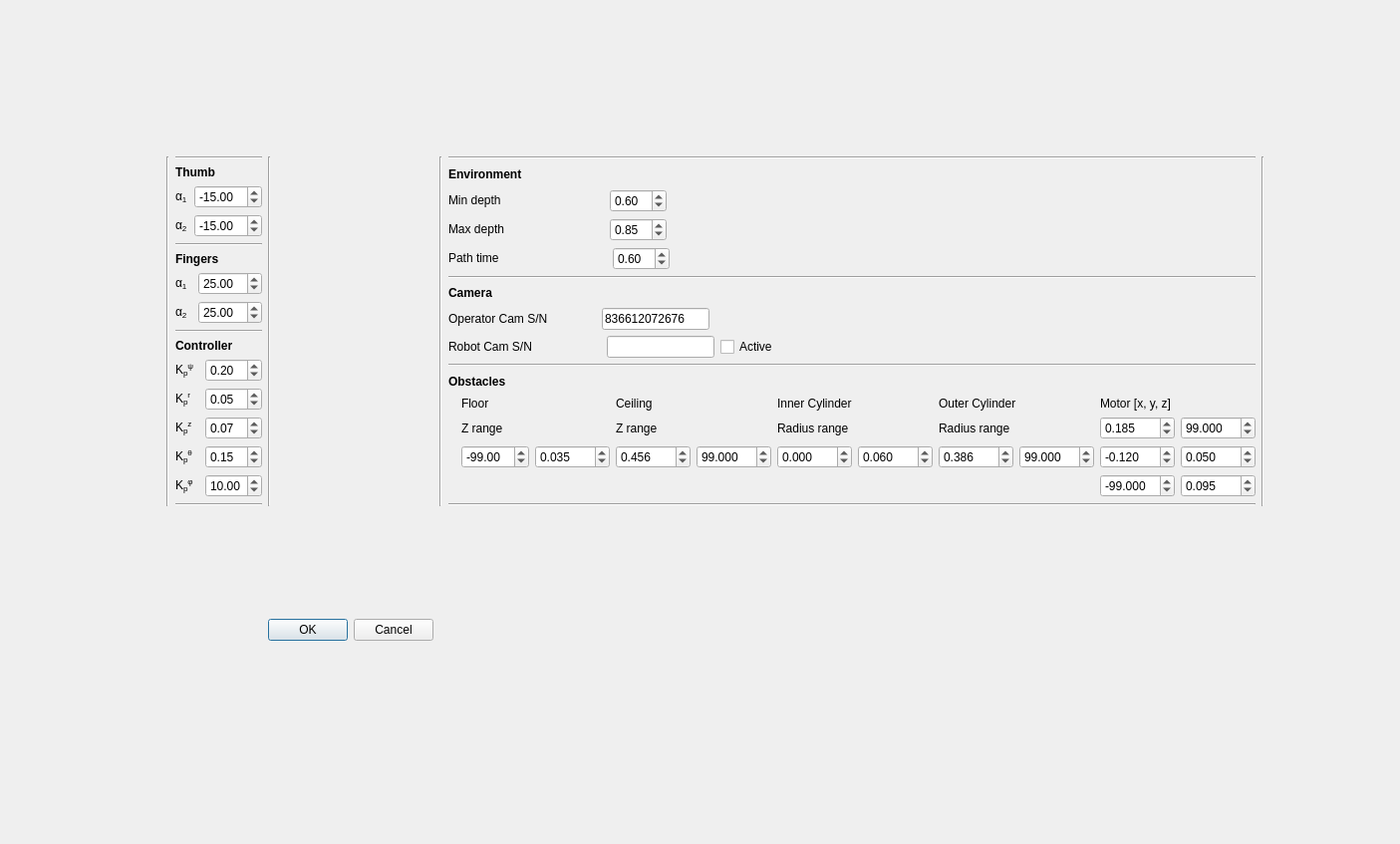
<?xml version="1.0" encoding="UTF-8"?>
<ui version="4.0">
 <class>Dialog</class>
 <widget class="QDialog" name="Dialog">
  <property name="geometry">
   <rect>
    <x>0</x>
    <y>0</y>
    <width>1405</width>
    <height>847</height>
   </rect>
  </property>
  <property name="windowTitle">
   <string>Dialog</string>
  </property>
  <property name="autoFillBackground">
   <bool>false</bool>
  </property>
  <widget class="QWidget" name="gridLayoutWidget">
   <property name="geometry">
    <rect>
     <x>10</x>
     <y>50</y>
     <width>1416</width>
     <height>700</height>
    </rect>
   </property>
   <layout class="QGridLayout" name="gridLayout">
    <item row="10" column="3">
     <widget class="QDialogButtonBox" name="buttonBox">
      <property name="orientation">
       <enum>Qt::Horizontal</enum>
      </property>
      <property name="standardButtons">
       <set>QDialogButtonBox::Cancel|QDialogButtonBox::Ok</set>
      </property>
     </widget>
    </item>
    <item row="8" column="5">
     <layout class="QVBoxLayout" name="verticalLayout">
      <item>
       <widget class="Line" name="line_8">
        <property name="orientation">
         <enum>Qt::Horizontal</enum>
        </property>
       </widget>
      </item>
      <item>
       <widget class="QLabel" name="label_13">
        <property name="text">
         <string>&lt;html&gt;&lt;head/&gt;&lt;body&gt;&lt;p&gt;&lt;span style=&quot; font-weight:600;&quot;&gt;Environment&lt;/span&gt;&lt;/p&gt;&lt;/body&gt;&lt;/html&gt;</string>
        </property>
       </widget>
      </item>
      <item>
       <layout class="QHBoxLayout" name="horizontalLayout_11">
        <item>
         <widget class="QLabel" name="label_14">
          <property name="text">
           <string>&lt;html&gt;&lt;head/&gt;&lt;body&gt;&lt;p&gt;Min depth&lt;/p&gt;&lt;/body&gt;&lt;/html&gt;</string>
          </property>
         </widget>
        </item>
        <item>
         <spacer name="horizontalSpacer_9">
          <property name="orientation">
           <enum>Qt::Horizontal</enum>
          </property>
          <property name="sizeType">
           <enum>QSizePolicy::Minimum</enum>
          </property>
          <property name="sizeHint" stdset="0">
           <size>
            <width>103</width>
            <height>20</height>
           </size>
          </property>
         </spacer>
        </item>
        <item>
         <widget class="QDoubleSpinBox" name="minDepth">
          <property name="value">
           <double>0.600000000000000</double>
          </property>
         </widget>
        </item>
        <item>
         <spacer name="horizontalSpacer_4">
          <property name="orientation">
           <enum>Qt::Horizontal</enum>
          </property>
          <property name="sizeHint" stdset="0">
           <size>
            <width>40</width>
            <height>20</height>
           </size>
          </property>
         </spacer>
        </item>
       </layout>
      </item>
      <item>
       <layout class="QHBoxLayout" name="horizontalLayout_12">
        <item>
         <widget class="QLabel" name="label_15">
          <property name="text">
           <string>&lt;html&gt;&lt;head/&gt;&lt;body&gt;&lt;p&gt;Max depth&lt;/p&gt;&lt;/body&gt;&lt;/html&gt;</string>
          </property>
         </widget>
        </item>
        <item>
         <spacer name="horizontalSpacer_10">
          <property name="orientation">
           <enum>Qt::Horizontal</enum>
          </property>
          <property name="sizeType">
           <enum>QSizePolicy::Minimum</enum>
          </property>
          <property name="sizeHint" stdset="0">
           <size>
            <width>100</width>
            <height>20</height>
           </size>
          </property>
         </spacer>
        </item>
        <item>
         <widget class="QDoubleSpinBox" name="maxDepth">
          <property name="value">
           <double>0.850000000000000</double>
          </property>
         </widget>
        </item>
        <item>
         <spacer name="horizontalSpacer_5">
          <property name="orientation">
           <enum>Qt::Horizontal</enum>
          </property>
          <property name="sizeHint" stdset="0">
           <size>
            <width>40</width>
            <height>20</height>
           </size>
          </property>
         </spacer>
        </item>
       </layout>
      </item>
      <item>
       <layout class="QHBoxLayout" name="horizontalLayout_13">
        <item>
         <widget class="QLabel" name="label_16">
          <property name="text">
           <string>&lt;html&gt;&lt;head/&gt;&lt;body&gt;&lt;p&gt;Path time&lt;/p&gt;&lt;/body&gt;&lt;/html&gt;</string>
          </property>
         </widget>
        </item>
        <item>
         <spacer name="horizontalSpacer_11">
          <property name="orientation">
           <enum>Qt::Horizontal</enum>
          </property>
          <property name="sizeType">
           <enum>QSizePolicy::Minimum</enum>
          </property>
          <property name="sizeHint" stdset="0">
           <size>
            <width>108</width>
            <height>20</height>
           </size>
          </property>
         </spacer>
        </item>
        <item>
         <widget class="QDoubleSpinBox" name="pathTime">
          <property name="value">
           <double>0.600000000000000</double>
          </property>
         </widget>
        </item>
        <item>
         <spacer name="horizontalSpacer_6">
          <property name="orientation">
           <enum>Qt::Horizontal</enum>
          </property>
          <property name="sizeHint" stdset="0">
           <size>
            <width>40</width>
            <height>20</height>
           </size>
          </property>
         </spacer>
        </item>
       </layout>
      </item>
      <item>
       <widget class="Line" name="line_4">
        <property name="orientation">
         <enum>Qt::Horizontal</enum>
        </property>
       </widget>
      </item>
      <item>
       <widget class="QLabel" name="label_19">
        <property name="text">
         <string>&lt;html&gt;&lt;head/&gt;&lt;body&gt;&lt;p&gt;&lt;span style=&quot; font-weight:600;&quot;&gt;Camera&lt;/span&gt;&lt;/p&gt;&lt;/body&gt;&lt;/html&gt;</string>
        </property>
       </widget>
      </item>
      <item>
       <layout class="QHBoxLayout" name="horizontalLayout_14">
        <item>
         <widget class="QLabel" name="label_17">
          <property name="text">
           <string>&lt;html&gt;&lt;head/&gt;&lt;body&gt;&lt;p&gt;Operator Cam S/N&lt;/p&gt;&lt;/body&gt;&lt;/html&gt;</string>
          </property>
         </widget>
        </item>
        <item>
         <spacer name="horizontalSpacer_12">
          <property name="orientation">
           <enum>Qt::Horizontal</enum>
          </property>
          <property name="sizeType">
           <enum>QSizePolicy::Minimum</enum>
          </property>
          <property name="sizeHint" stdset="0">
           <size>
            <width>48</width>
            <height>20</height>
           </size>
          </property>
         </spacer>
        </item>
        <item>
         <widget class="QLineEdit" name="camSN">
          <property name="sizePolicy">
           <sizepolicy hsizetype="Fixed" vsizetype="Fixed">
            <horstretch>0</horstretch>
            <verstretch>0</verstretch>
           </sizepolicy>
          </property>
          <property name="text">
           <string>836612072676</string>
          </property>
         </widget>
        </item>
        <item>
         <spacer name="horizontalSpacer_7">
          <property name="orientation">
           <enum>Qt::Horizontal</enum>
          </property>
          <property name="sizeHint" stdset="0">
           <size>
            <width>40</width>
            <height>20</height>
           </size>
          </property>
         </spacer>
        </item>
       </layout>
      </item>
      <item>
       <layout class="QHBoxLayout" name="horizontalLayout_15">
        <item>
         <widget class="QLabel" name="label_18">
          <property name="text">
           <string>&lt;html&gt;&lt;head/&gt;&lt;body&gt;&lt;p&gt;Robot Cam S/N&lt;/p&gt;&lt;/body&gt;&lt;/html&gt;</string>
          </property>
         </widget>
        </item>
        <item>
         <spacer name="horizontalSpacer_13">
          <property name="orientation">
           <enum>Qt::Horizontal</enum>
          </property>
          <property name="sizeType">
           <enum>QSizePolicy::Minimum</enum>
          </property>
          <property name="sizeHint" stdset="0">
           <size>
            <width>69</width>
            <height>20</height>
           </size>
          </property>
         </spacer>
        </item>
        <item>
         <widget class="QLineEdit" name="robotCamSN">
          <property name="sizePolicy">
           <sizepolicy hsizetype="Fixed" vsizetype="Fixed">
            <horstretch>0</horstretch>
            <verstretch>0</verstretch>
           </sizepolicy>
          </property>
          <property name="text">
           <string/>
          </property>
         </widget>
        </item>
        <item>
         <widget class="QCheckBox" name="checkBox_2">
          <property name="text">
           <string>Active</string>
          </property>
         </widget>
        </item>
        <item>
         <spacer name="horizontalSpacer_8">
          <property name="orientation">
           <enum>Qt::Horizontal</enum>
          </property>
          <property name="sizeHint" stdset="0">
           <size>
            <width>40</width>
            <height>20</height>
           </size>
          </property>
         </spacer>
        </item>
       </layout>
      </item>
      <item>
       <widget class="Line" name="line_5">
        <property name="orientation">
         <enum>Qt::Horizontal</enum>
        </property>
       </widget>
      </item>
      <item>
       <widget class="QLabel" name="label_20">
        <property name="text">
         <string>&lt;html&gt;&lt;head/&gt;&lt;body&gt;&lt;p&gt;&lt;span style=&quot; font-weight:600;&quot;&gt;Obstacles&lt;/span&gt;&lt;/p&gt;&lt;/body&gt;&lt;/html&gt;</string>
        </property>
       </widget>
      </item>
      <item>
       <layout class="QGridLayout" name="gridLayout_2">
        <item row="0" column="5">
         <widget class="QLabel" name="label_29">
          <property name="text">
           <string>Motor [x, y, z]</string>
          </property>
         </widget>
        </item>
        <item row="3" column="1">
         <layout class="QHBoxLayout" name="horizontalLayout_23"/>
        </item>
        <item row="0" column="1">
         <widget class="QLabel" name="label_23">
          <property name="text">
           <string>Floor</string>
          </property>
         </widget>
        </item>
        <item row="1" column="3">
         <layout class="QHBoxLayout" name="horizontalLayout_19">
          <item>
           <widget class="QLabel" name="label_25">
            <property name="text">
             <string>Radius range</string>
            </property>
           </widget>
          </item>
         </layout>
        </item>
        <item row="1" column="1">
         <layout class="QHBoxLayout" name="horizontalLayout_16">
          <item>
           <widget class="QLabel" name="label_21">
            <property name="text">
             <string>Z range</string>
            </property>
           </widget>
          </item>
         </layout>
        </item>
        <item row="3" column="3">
         <layout class="QHBoxLayout" name="horizontalLayout_27"/>
        </item>
        <item row="1" column="5">
         <layout class="QHBoxLayout" name="horizontalLayout_21">
          <item>
           <widget class="QDoubleSpinBox" name="motor_x_min">
            <property name="decimals">
             <number>3</number>
            </property>
            <property name="minimum">
             <double>-100.000000000000000</double>
            </property>
            <property name="maximum">
             <double>100.000000000000000</double>
            </property>
            <property name="value">
             <double>0.185000000000000</double>
            </property>
           </widget>
          </item>
          <item>
           <widget class="QDoubleSpinBox" name="motor_x_max">
            <property name="decimals">
             <number>3</number>
            </property>
            <property name="minimum">
             <double>-100.000000000000000</double>
            </property>
            <property name="maximum">
             <double>100.000000000000000</double>
            </property>
            <property name="value">
             <double>99.000000000000000</double>
            </property>
           </widget>
          </item>
         </layout>
        </item>
        <item row="3" column="2">
         <layout class="QHBoxLayout" name="horizontalLayout_25"/>
        </item>
        <item row="1" column="2">
         <layout class="QHBoxLayout" name="horizontalLayout_18">
          <item>
           <widget class="QLabel" name="label_24">
            <property name="text">
             <string>Z range</string>
            </property>
           </widget>
          </item>
         </layout>
        </item>
        <item row="2" column="1">
         <layout class="QHBoxLayout" name="horizontalLayout_22">
          <item>
           <widget class="QDoubleSpinBox" name="floor_z_min">
            <property name="minimum">
             <double>-100.000000000000000</double>
            </property>
            <property name="maximum">
             <double>100.000000000000000</double>
            </property>
            <property name="value">
             <double>-99.000000000000000</double>
            </property>
           </widget>
          </item>
          <item>
           <widget class="QDoubleSpinBox" name="floor_z_max">
            <property name="decimals">
             <number>3</number>
            </property>
            <property name="minimum">
             <double>-100.000000000000000</double>
            </property>
            <property name="maximum">
             <double>100.000000000000000</double>
            </property>
            <property name="value">
             <double>0.035000000000000</double>
            </property>
           </widget>
          </item>
         </layout>
        </item>
        <item row="0" column="4">
         <widget class="QLabel" name="label_28">
          <property name="text">
           <string>Outer Cylinder</string>
          </property>
         </widget>
        </item>
        <item row="2" column="5">
         <layout class="QHBoxLayout" name="horizontalLayout_30">
          <item>
           <widget class="QDoubleSpinBox" name="motor_y_min">
            <property name="decimals">
             <number>3</number>
            </property>
            <property name="minimum">
             <double>-100.000000000000000</double>
            </property>
            <property name="maximum">
             <double>100.000000000000000</double>
            </property>
            <property name="value">
             <double>-0.120000000000000</double>
            </property>
           </widget>
          </item>
          <item>
           <widget class="QDoubleSpinBox" name="motor_y_max">
            <property name="decimals">
             <number>3</number>
            </property>
            <property name="minimum">
             <double>-100.000000000000000</double>
            </property>
            <property name="maximum">
             <double>100.000000000000000</double>
            </property>
            <property name="value">
             <double>0.050000000000000</double>
            </property>
           </widget>
          </item>
         </layout>
        </item>
        <item row="2" column="4">
         <layout class="QHBoxLayout" name="horizontalLayout_28">
          <item>
           <widget class="QDoubleSpinBox" name="outerCylinder_r_min">
            <property name="decimals">
             <number>3</number>
            </property>
            <property name="minimum">
             <double>-100.000000000000000</double>
            </property>
            <property name="maximum">
             <double>100.000000000000000</double>
            </property>
            <property name="value">
             <double>0.386000000000000</double>
            </property>
           </widget>
          </item>
          <item>
           <widget class="QDoubleSpinBox" name="outerCylinder_r_max">
            <property name="decimals">
             <number>3</number>
            </property>
            <property name="minimum">
             <double>-100.000000000000000</double>
            </property>
            <property name="maximum">
             <double>100.000000000000000</double>
            </property>
            <property name="value">
             <double>99.000000000000000</double>
            </property>
           </widget>
          </item>
         </layout>
        </item>
        <item row="3" column="4">
         <layout class="QHBoxLayout" name="horizontalLayout_29"/>
        </item>
        <item row="2" column="2">
         <layout class="QHBoxLayout" name="horizontalLayout_24">
          <item>
           <widget class="QDoubleSpinBox" name="ceiling_z_min">
            <property name="decimals">
             <number>3</number>
            </property>
            <property name="minimum">
             <double>-100.000000000000000</double>
            </property>
            <property name="maximum">
             <double>100.000000000000000</double>
            </property>
            <property name="value">
             <double>0.456000000000000</double>
            </property>
           </widget>
          </item>
          <item>
           <widget class="QDoubleSpinBox" name="ceiling_z_max">
            <property name="decimals">
             <number>3</number>
            </property>
            <property name="minimum">
             <double>-100.000000000000000</double>
            </property>
            <property name="maximum">
             <double>100.000000000000000</double>
            </property>
            <property name="value">
             <double>99.000000000000000</double>
            </property>
           </widget>
          </item>
         </layout>
        </item>
        <item row="1" column="4">
         <layout class="QHBoxLayout" name="horizontalLayout_20">
          <item>
           <widget class="QLabel" name="label_30">
            <property name="text">
             <string>Radius range</string>
            </property>
           </widget>
          </item>
         </layout>
        </item>
        <item row="2" column="3">
         <layout class="QHBoxLayout" name="horizontalLayout_26">
          <item>
           <widget class="QDoubleSpinBox" name="innerCylinder_r_min">
            <property name="decimals">
             <number>3</number>
            </property>
            <property name="minimum">
             <double>-100.000000000000000</double>
            </property>
            <property name="maximum">
             <double>100.000000000000000</double>
            </property>
           </widget>
          </item>
          <item>
           <widget class="QDoubleSpinBox" name="innerCylinder_r_max">
            <property name="decimals">
             <number>3</number>
            </property>
            <property name="minimum">
             <double>-100.000000000000000</double>
            </property>
            <property name="maximum">
             <double>100.000000000000000</double>
            </property>
            <property name="value">
             <double>0.060000000000000</double>
            </property>
           </widget>
          </item>
         </layout>
        </item>
        <item row="0" column="0">
         <widget class="QLabel" name="label_22">
          <property name="text">
           <string/>
          </property>
         </widget>
        </item>
        <item row="3" column="5">
         <layout class="QHBoxLayout" name="horizontalLayout_31">
          <item>
           <widget class="QDoubleSpinBox" name="motor_z_min">
            <property name="decimals">
             <number>3</number>
            </property>
            <property name="minimum">
             <double>-100.000000000000000</double>
            </property>
            <property name="maximum">
             <double>100.000000000000000</double>
            </property>
            <property name="value">
             <double>-99.000000000000000</double>
            </property>
           </widget>
          </item>
          <item>
           <widget class="QDoubleSpinBox" name="motor_z_max">
            <property name="decimals">
             <number>3</number>
            </property>
            <property name="minimum">
             <double>-100.000000000000000</double>
            </property>
            <property name="maximum">
             <double>100.000000000000000</double>
            </property>
            <property name="value">
             <double>0.095000000000000</double>
            </property>
           </widget>
          </item>
         </layout>
        </item>
        <item row="0" column="3">
         <widget class="QLabel" name="label_27">
          <property name="text">
           <string>Inner Cylinder</string>
          </property>
         </widget>
        </item>
        <item row="0" column="2">
         <widget class="QLabel" name="label_26">
          <property name="text">
           <string>Ceiling</string>
          </property>
         </widget>
        </item>
       </layout>
      </item>
      <item>
       <widget class="Line" name="line_9">
        <property name="orientation">
         <enum>Qt::Horizontal</enum>
        </property>
       </widget>
      </item>
     </layout>
    </item>
    <item row="8" column="2">
     <layout class="QVBoxLayout" name="verticalLayout_2">
      <item>
       <widget class="Line" name="line_11">
        <property name="orientation">
         <enum>Qt::Horizontal</enum>
        </property>
       </widget>
      </item>
      <item>
       <widget class="QLabel" name="label_5">
        <property name="text">
         <string>&lt;html&gt;&lt;head/&gt;&lt;body&gt;&lt;p&gt;&lt;span style=&quot; font-weight:600;&quot;&gt;Thumb&lt;/span&gt;&lt;/p&gt;&lt;/body&gt;&lt;/html&gt;</string>
        </property>
       </widget>
      </item>
      <item>
       <layout class="QHBoxLayout" name="horizontalLayout_4">
        <item>
         <widget class="QLabel" name="label_4">
          <property name="text">
           <string>&lt;html&gt;&lt;head/&gt;&lt;body&gt;&lt;p&gt;α&lt;span style=&quot; vertical-align:sub;&quot;&gt;1&lt;/span&gt;&lt;/p&gt;&lt;/body&gt;&lt;/html&gt;</string>
          </property>
         </widget>
        </item>
        <item>
         <widget class="QDoubleSpinBox" name="threshold_thumbAngle2">
          <property name="minimum">
           <double>-180.000000000000000</double>
          </property>
          <property name="maximum">
           <double>180.000000000000000</double>
          </property>
          <property name="value">
           <double>-15.000000000000000</double>
          </property>
         </widget>
        </item>
       </layout>
      </item>
      <item>
       <layout class="QHBoxLayout" name="horizontalLayout_3">
        <item>
         <widget class="QLabel" name="label_3">
          <property name="text">
           <string>&lt;html&gt;&lt;head/&gt;&lt;body&gt;&lt;p&gt;α&lt;span style=&quot; vertical-align:sub;&quot;&gt;2&lt;/span&gt;&lt;/p&gt;&lt;/body&gt;&lt;/html&gt;</string>
          </property>
         </widget>
        </item>
        <item>
         <widget class="QDoubleSpinBox" name="threshold_thumbAngle2_2">
          <property name="minimum">
           <double>-180.000000000000000</double>
          </property>
          <property name="maximum">
           <double>180.000000000000000</double>
          </property>
          <property name="value">
           <double>-15.000000000000000</double>
          </property>
         </widget>
        </item>
       </layout>
      </item>
      <item>
       <widget class="Line" name="line">
        <property name="orientation">
         <enum>Qt::Horizontal</enum>
        </property>
       </widget>
      </item>
      <item>
       <widget class="QLabel" name="label_6">
        <property name="text">
         <string>&lt;html&gt;&lt;head/&gt;&lt;body&gt;&lt;p&gt;&lt;span style=&quot; font-weight:600;&quot;&gt;Fingers&lt;/span&gt;&lt;/p&gt;&lt;/body&gt;&lt;/html&gt;</string>
        </property>
       </widget>
      </item>
      <item>
       <layout class="QHBoxLayout" name="horizontalLayout_2">
        <item>
         <widget class="QLabel" name="label_2">
          <property name="text">
           <string>&lt;html&gt;&lt;head/&gt;&lt;body&gt;&lt;p&gt;α&lt;span style=&quot; vertical-align:sub;&quot;&gt;1&lt;/span&gt;&lt;/p&gt;&lt;/body&gt;&lt;/html&gt;</string>
          </property>
         </widget>
        </item>
        <item>
         <widget class="QDoubleSpinBox" name="threshol_fingerAngle1">
          <property name="maximum">
           <double>180.000000000000000</double>
          </property>
          <property name="value">
           <double>25.000000000000000</double>
          </property>
         </widget>
        </item>
       </layout>
      </item>
      <item>
       <layout class="QHBoxLayout" name="horizontalLayout">
        <item>
         <widget class="QLabel" name="label">
          <property name="text">
           <string>&lt;html&gt;&lt;head/&gt;&lt;body&gt;&lt;p&gt;α&lt;span style=&quot; vertical-align:sub;&quot;&gt;2&lt;/span&gt;&lt;/p&gt;&lt;/body&gt;&lt;/html&gt;</string>
          </property>
         </widget>
        </item>
        <item>
         <widget class="QDoubleSpinBox" name="threshold_fingerAngle2">
          <property name="maximum">
           <double>180.000000000000000</double>
          </property>
          <property name="value">
           <double>25.000000000000000</double>
          </property>
         </widget>
        </item>
       </layout>
      </item>
      <item>
       <widget class="Line" name="line_2">
        <property name="orientation">
         <enum>Qt::Horizontal</enum>
        </property>
       </widget>
      </item>
      <item>
       <widget class="QLabel" name="label_7">
        <property name="text">
         <string>&lt;html&gt;&lt;head/&gt;&lt;body&gt;&lt;p&gt;&lt;span style=&quot; font-weight:600;&quot;&gt;Controller&lt;/span&gt;&lt;/p&gt;&lt;/body&gt;&lt;/html&gt;</string>
        </property>
       </widget>
      </item>
      <item>
       <layout class="QHBoxLayout" name="horizontalLayout_5">
        <item>
         <widget class="QLabel" name="label_8">
          <property name="text">
           <string>&lt;html&gt;&lt;head/&gt;&lt;body&gt;&lt;p&gt;K&lt;span style=&quot; vertical-align:sub;&quot;&gt;p&lt;/span&gt;&lt;span style=&quot; vertical-align:super;&quot;&gt;&amp;psi;&lt;/span&gt;&lt;/p&gt;&lt;/body&gt;&lt;/html&gt;</string>
          </property>
         </widget>
        </item>
        <item>
         <widget class="QDoubleSpinBox" name="K_p_psi">
          <property name="value">
           <double>0.200000000000000</double>
          </property>
         </widget>
        </item>
       </layout>
      </item>
      <item>
       <layout class="QHBoxLayout" name="horizontalLayout_6">
        <item>
         <widget class="QLabel" name="label_9">
          <property name="text">
           <string>&lt;html&gt;&lt;head/&gt;&lt;body&gt;&lt;p&gt;K&lt;span style=&quot; vertical-align:sub;&quot;&gt;p&lt;/span&gt;&lt;span style=&quot; vertical-align:super;&quot;&gt;r&lt;/span&gt;&lt;/p&gt;&lt;/body&gt;&lt;/html&gt;</string>
          </property>
         </widget>
        </item>
        <item>
         <widget class="QDoubleSpinBox" name="K_p_r">
          <property name="value">
           <double>0.050000000000000</double>
          </property>
         </widget>
        </item>
       </layout>
      </item>
      <item>
       <layout class="QHBoxLayout" name="horizontalLayout_7">
        <item>
         <widget class="QLabel" name="label_10">
          <property name="text">
           <string>&lt;html&gt;&lt;head/&gt;&lt;body&gt;&lt;p&gt;K&lt;span style=&quot; vertical-align:sub;&quot;&gt;p&lt;/span&gt;&lt;span style=&quot; vertical-align:super;&quot;&gt;z&lt;/span&gt;&lt;/p&gt;&lt;/body&gt;&lt;/html&gt;</string>
          </property>
         </widget>
        </item>
        <item>
         <widget class="QDoubleSpinBox" name="K_p_z">
          <property name="value">
           <double>0.070000000000000</double>
          </property>
         </widget>
        </item>
       </layout>
      </item>
      <item>
       <layout class="QHBoxLayout" name="horizontalLayout_8">
        <item>
         <widget class="QLabel" name="label_11">
          <property name="text">
           <string>&lt;html&gt;&lt;head/&gt;&lt;body&gt;&lt;p&gt;K&lt;span style=&quot; vertical-align:sub;&quot;&gt;p&lt;/span&gt;&lt;span style=&quot; vertical-align:super;&quot;&gt;&amp;theta;&lt;/span&gt;&lt;/p&gt;&lt;/body&gt;&lt;/html&gt;</string>
          </property>
         </widget>
        </item>
        <item>
         <widget class="QDoubleSpinBox" name="K_p_theta">
          <property name="value">
           <double>0.150000000000000</double>
          </property>
         </widget>
        </item>
       </layout>
      </item>
      <item>
       <layout class="QHBoxLayout" name="horizontalLayout_9">
        <item>
         <widget class="QLabel" name="label_12">
          <property name="text">
           <string>&lt;html&gt;&lt;head/&gt;&lt;body&gt;&lt;p&gt;K&lt;span style=&quot; vertical-align:sub;&quot;&gt;p&lt;/span&gt;&lt;span style=&quot; vertical-align:super;&quot;&gt;&amp;phi;&lt;/span&gt;&lt;/p&gt;&lt;/body&gt;&lt;/html&gt;</string>
          </property>
         </widget>
        </item>
        <item>
         <widget class="QDoubleSpinBox" name="K_p_phi">
          <property name="value">
           <double>10.000000000000000</double>
          </property>
         </widget>
        </item>
       </layout>
      </item>
      <item>
       <widget class="Line" name="line_10">
        <property name="orientation">
         <enum>Qt::Horizontal</enum>
        </property>
       </widget>
      </item>
     </layout>
    </item>
    <item row="7" column="3">
     <spacer name="verticalSpacer">
      <property name="orientation">
       <enum>Qt::Vertical</enum>
      </property>
      <property name="sizeHint" stdset="0">
       <size>
        <width>20</width>
        <height>40</height>
       </size>
      </property>
     </spacer>
    </item>
    <item row="9" column="3">
     <spacer name="verticalSpacer_3">
      <property name="orientation">
       <enum>Qt::Vertical</enum>
      </property>
      <property name="sizeHint" stdset="0">
       <size>
        <width>20</width>
        <height>40</height>
       </size>
      </property>
     </spacer>
    </item>
    <item row="8" column="3">
     <widget class="Line" name="line_3">
      <property name="orientation">
       <enum>Qt::Vertical</enum>
      </property>
     </widget>
    </item>
    <item row="8" column="4">
     <widget class="Line" name="line_7">
      <property name="orientation">
       <enum>Qt::Vertical</enum>
      </property>
     </widget>
    </item>
    <item row="11" column="3">
     <spacer name="verticalSpacer_2">
      <property name="orientation">
       <enum>Qt::Vertical</enum>
      </property>
      <property name="sizeHint" stdset="0">
       <size>
        <width>20</width>
        <height>40</height>
       </size>
      </property>
     </spacer>
    </item>
    <item row="8" column="6">
     <widget class="Line" name="line_6">
      <property name="orientation">
       <enum>Qt::Vertical</enum>
      </property>
     </widget>
    </item>
    <item row="8" column="0">
     <spacer name="horizontalSpacer">
      <property name="orientation">
       <enum>Qt::Horizontal</enum>
      </property>
      <property name="sizeHint" stdset="0">
       <size>
        <width>40</width>
        <height>20</height>
       </size>
      </property>
     </spacer>
    </item>
    <item row="8" column="7">
     <spacer name="horizontalSpacer_2">
      <property name="orientation">
       <enum>Qt::Horizontal</enum>
      </property>
      <property name="sizeHint" stdset="0">
       <size>
        <width>40</width>
        <height>20</height>
       </size>
      </property>
     </spacer>
    </item>
    <item row="8" column="1">
     <widget class="Line" name="line_12">
      <property name="orientation">
       <enum>Qt::Vertical</enum>
      </property>
     </widget>
    </item>
   </layout>
  </widget>
 </widget>
 <resources/>
 <connections>
  <connection>
   <sender>buttonBox</sender>
   <signal>accepted()</signal>
   <receiver>Dialog</receiver>
   <slot>accept()</slot>
   <hints>
    <hint type="sourcelabel">
     <x>248</x>
     <y>254</y>
    </hint>
    <hint type="destinationlabel">
     <x>157</x>
     <y>274</y>
    </hint>
   </hints>
  </connection>
  <connection>
   <sender>buttonBox</sender>
   <signal>rejected()</signal>
   <receiver>Dialog</receiver>
   <slot>reject()</slot>
   <hints>
    <hint type="sourcelabel">
     <x>316</x>
     <y>260</y>
    </hint>
    <hint type="destinationlabel">
     <x>286</x>
     <y>274</y>
    </hint>
   </hints>
  </connection>
 </connections>
</ui>
